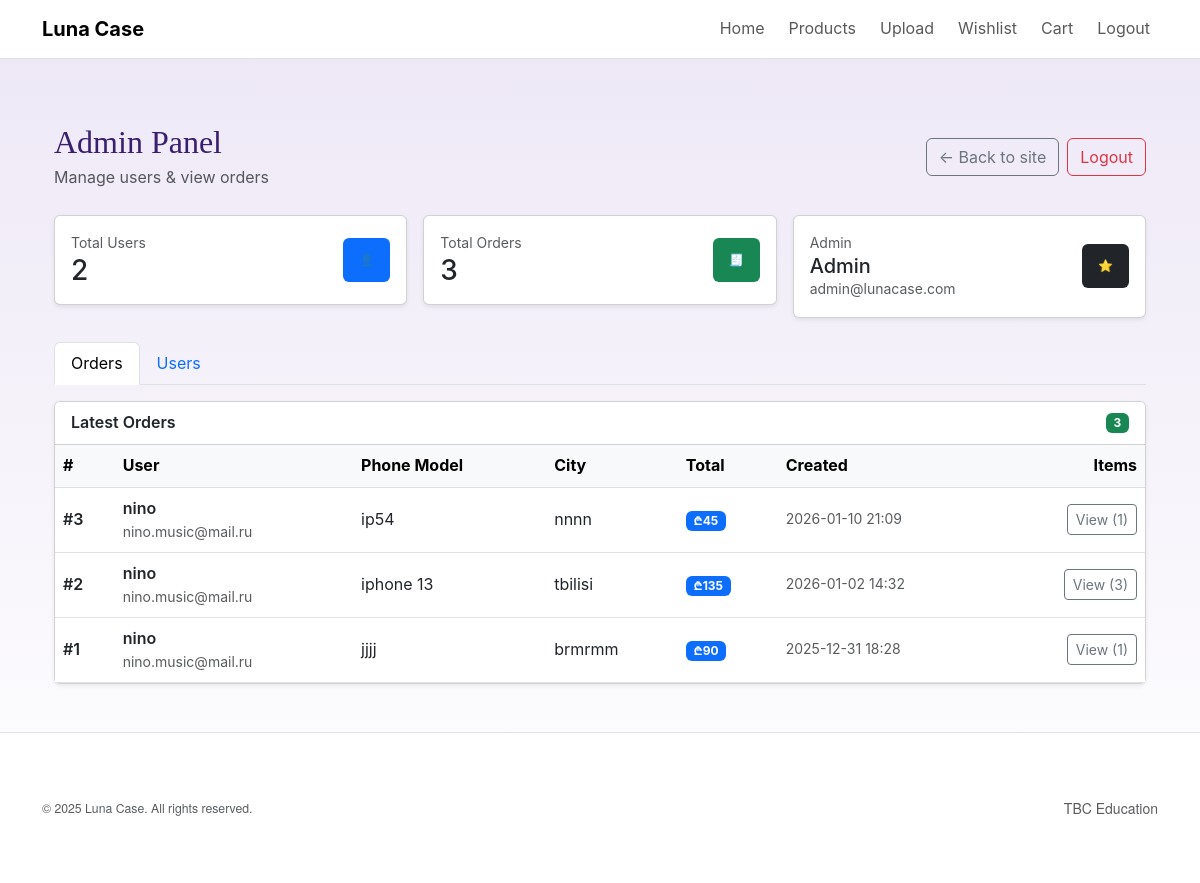
The page /admin (signed in) on the database its author committed.
### models.py (models this page shows, shortened)
class User(db.Model, UserMixin):
    id = db.Column(db.Integer, primary_key=True)
    full_name = db.Column(db.String(120), nullable=False)
    email = db.Column(db.String(180), unique=True, nullable=False)
    password_hash = db.Column(db.String(255), nullable=False)
    is_admin = db.Column(db.Boolean, default=False)
    created_at = db.Column(db.DateTime, default=datetime.utcnow)
    wishlist_items = db.relationship("WishlistItem", backref="user", lazy=True)
    cart_items = db.relationship("CartItem", backref="user", lazy=True)
    orders = db.relationship("Order", backref="user", lazy=True)

class Order(db.Model):
    id = db.Column(db.Integer, primary_key=True)
    phone_model = db.Column(db.String(120), nullable=False)
    address = db.Column(db.String(220), nullable=False)
    city = db.Column(db.String(80), nullable=False)
    phone_number = db.Column(db.String(40), nullable=False)
    total = db.Column(db.Integer, nullable=False, default=0)
    created_at = db.Column(db.DateTime, default=datetime.utcnow)
    user_id = db.Column(db.Integer, db.ForeignKey("user.id"), nullable=False)
    items = db.relationship("OrderItem", backref="order", lazy=True)

### app.py (the view)
    @app.route("/admin")
    @login_required
    @admin_required
    def admin_panel():
        users = User.query.order_by(User.created_at.desc()).all()
        orders = Order.query.order_by(Order.created_at.desc()).all()
        return render_template("admin.html", users=users, orders=orders)

### app.py (called while the page is built)
def admin_required(view_func):
    from functools import wraps
    @wraps(view_func)
    def wrapper(*args, **kwargs):
        if not current_user.is_authenticated:
            return login_manager.unauthorized()
        if not getattr(current_user, "is_admin", False):
            abort(403)
        return view_func(*args, **kwargs)
    return wrapper

### models.py (called while the page is built)
@login_manager.user_loader
def load_user(user_id):
    return User.query.get(int(user_id))

### templates/admin.html (shortened to what this page needs)
{% extends "base.html" %} {% block title %}Admin Panel - Luna Case{% endblock %}
{% block content %}
<div class="container py-4">
  <div class="d-flex flex-wrap justify-content-between align-items-center mb-4">
    <div>
      <h2 class="mb-1">Admin Panel</h2>
      <p class="text-muted mb-0">Manage users & view orders</p>
    </div>
    <div class="d-flex gap-2">
      <a href="{{ url_for('home') }}" class="btn btn-outline-secondary">
        ← Back to site
      </a>
      <a href="{{ url_for('logout') }}" class="btn btn-outline-danger">
        Logout
      </a>
    </div>
  </div>
  <div class="row g-3 mb-4">
    <div class="col-12 col-md-4">
      <div class="card shadow-sm">
        <div class="card-body">
          <div class="d-flex justify-content-between align-items-center">
            <div>
              <div class="text-muted small">Total Users</div>
              <div class="h3 mb-0">{{ users|length }}</div>
            </div>
            <span class="badge text-bg-primary p-3">👤</span>
          </div>
        </div>
      </div>
    </div>
    <div class="col-12 col-md-4">
      <div class="card shadow-sm">
        <div class="card-body">
          <div class="d-flex justify-content-between align-items-center">
            <div>
              <div class="text-muted small">Total Orders</div>
              <div class="h3 mb-0">{{ orders|length }}</div>
            </div>
            <span class="badge text-bg-success p-3">🧾</span>
          </div>
        </div>
      </div>
    </div>
    <div class="col-12 col-md-4">
      <div class="card shadow-sm">
        <div class="card-body">
          <div class="d-flex justify-content-between align-items-center">
            <div>
              <div class="text-muted small">Admin</div>
              <div class="h5 mb-0">{{ current_user.full_name }}</div>
              <div class="text-muted small">{{ current_user.email }}</div>
            </div>
            <span class="badge text-bg-dark p-3">⭐</span>
          </div>
        </div>
      </div>
    </div>
  </div>
  <ul class="nav nav-tabs mb-3" id="adminTabs" role="tablist">
    <li class="nav-item" role="presentation">
      <button
        class="nav-link active"
        id="orders-tab"
        data-bs-toggle="tab"
        data-bs-target="#orders"
        type="button"
        role="tab"
        aria-controls="orders"
        aria-selected="true"
      >
        Orders
      </button>
    </li>
    <li class="nav-item" role="presentation">
      <button
        class="nav-link"
        id="users-tab"
        data-bs-toggle="tab"
        data-bs-target="#users"
        type="button"
        role="tab"
        aria-controls="users"
        aria-selected="false"
      >
        Users
      </button>
    </li>
  </ul>
  <div class="tab-content" id="adminTabsContent">
    <div
      class="tab-pane fade show active"
      id="orders"
      role="tabpanel"
      aria-labelledby="orders-tab"
    >
      <div class="card shadow-sm">
        <div
          class="card-header bg-white d-flex justify-content-between align-items-center"
        >
          <div class="fw-semibold">Latest Orders</div>
          <span class="badge text-bg-success">{{ orders|length }}</span>
        </div>
        <div class="card-body p-0">
          {% if orders|length == 0 %}
          <div class="p-4 text-center text-muted">No orders yet.</div>
          {% else %}
          <div class="table-responsive">
            <table class="table table-hover align-middle mb-0">
              <thead class="table-light">
                <tr>
                  <th>#</th>
                  <th>User</th>
                  <th>Phone Model</th>
                  <th>City</th>
                  <th>Total</th>
                  <th>Created</th>
                  <th class="text-end">Items</th>
                </tr>
              </thead>
              <tbody>
                {% for o in orders %}
                <tr>
                  <td class="fw-semibold">#{{ o.id }}</td>
                  <td>
                    <div class="fw-semibold">{{ o.user.full_name }}</div>
                    <div class="text-muted small">{{ o.user.email }}</div>
                  </td>
                  <td>{{ o.phone_model }}</td>
                  <td>{{ o.city }}</td>
                  <td>
                    <span class="badge text-bg-primary">₾{{ o.total }}</span>
                  </td>
                  <td class="text-muted small">
                    {{ o.created_at.strftime("%Y-%m-%d %H:%M") if o.created_at
                    else "" }}
                  </td>
                  <td class="text-end">
                    <button
                      class="btn btn-sm btn-outline-secondary"
                      type="button"
                      data-bs-toggle="collapse"
                      data-bs-target="#items-{{ o.id }}"
                      aria-expanded="false"
                      aria-controls="items-{{ o.id }}"
                    >
                      View ({{ o.items|length }})
                    </button>
                  </td>
                </tr>
                {% endfor %}
              </tbody>
            </table>
          </div>
          {% endif %}
        </div>
      </div>
    </div>
  </div>
</div>
{% endblock %}

### static/css/main.css (style rules this page uses)
* { box-sizing: border-box; }
body { margin: 0; font-family: "Inter", sans-serif; background: linear-gradient(180deg, #EDE7F6 0%, #FFFFFF 100%); color: #4B2E83; line-height: 1.6; }
h1, h2, h3, h4, h5, h6 { font-family: "Playfair Display", serif; color: #3A1E6E; margin-top: 0; }
a { color: #4B2E83; text-decoration: none; }
p { margin-bottom: 1em; }

### rows shown on the page
User: full_name "Admin", email "admin@lunacase.com"
Order: id "3", user.full_name "nino", user.email "nino.music@mail.ru", phone_model "ip54", city "nnnn", total "45", created_at "2026-01-10 21:09", items|length "1"
Order: id "2", user.full_name "nino", user.email "nino.music@mail.ru", phone_model "iphone 13", city "tbilisi", total "135", created_at "2026-01-02 14:32", items|length "3"
Order: id "1", user.full_name "nino", user.email "nino.music@mail.ru", phone_model "jjjj", city "brmrmm", total "90", created_at "2025-12-31 18:28", items|length "1"

### other values the page prints
{{ users|length }} "2"
{{ orders|length }} "3"
